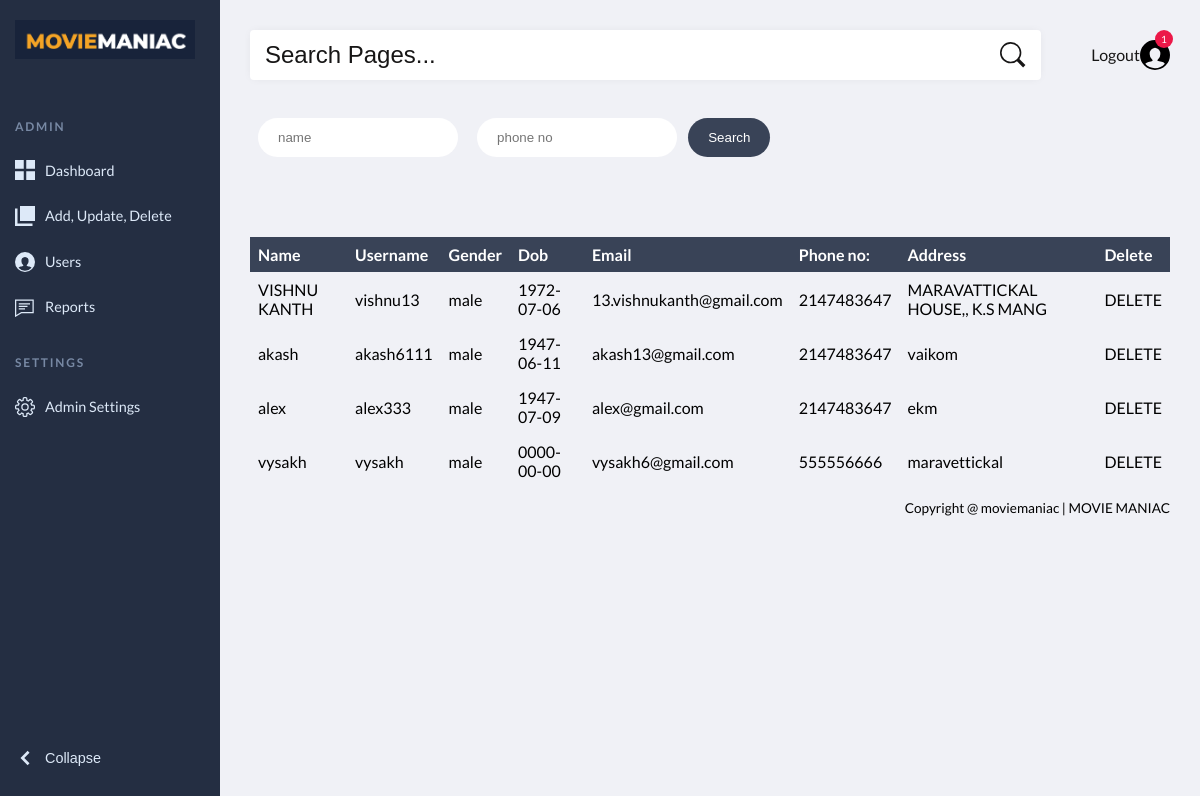
Page /viewusers.php on the committed database.
### tables this page shows
CREATE TABLE IF NOT EXISTS `register` (
  `name` varchar(20) NOT NULL,
  `age` int(3) NOT NULL,
  `dob` date NOT NULL,
  `gender` varchar(10) NOT NULL,
  `address` varchar(50) NOT NULL,
  `email` varchar(30) NOT NULL,
  `phno` int(10) NOT NULL,
  `username` varchar(20) NOT NULL,
  `password` varchar(20) NOT NULL
);

### viewusers.php (the view, shortened to what this page needs)
<?php
 include("conn.php");
 include("adminheader.php");
   $no=0;
   if(!isset($_GET['nosearch']) AND !isset($_GET['namesearch'])){
       $sql = "SELECT * FROM register";
        $res=mysqli_query($conn,$sql);
        $no=mysqli_num_rows($res);
      }
?>
<!DOCTYPE html>
<html>
<head>
<link rel="stylesheet" href="adminstyle.css">
</head>
<body>
<?php
include("adminheaderfuc.php")
?>
<form class="sea" method="get" action="" >
  <input class="sear" type="text" name="namesearch" placeholder="name" value="<?php if(isset($_GET['namesearch'])) echo $_GET['namesearch']; ?>">
  <input class="searc" type="tel" name="nosearch" placeholder="phone no" value="<?php if(isset($_GET['nosearch'])) echo $_GET['nosearch']; ?>">
  <input type="submit"   name="submit" value="Search">
</form>
<?php
if($no>0)
{
?>
<br><br><br>
<table>
  <tr>
    <th>Name</th>
    <th>Username</th>
    <th>Gender</th>
    <th>Dob</th>
    <th>Email</th>
    <th>Phone no:</th>
    <th>Address</th>
    <th>Delete</th>
  </tr>
<?php
  while($r=mysqli_fetch_array($res))
  {
?>
<tr>
    <td><?php echo $r['name']; ?></td>
    <td><?php echo $r['username']; ?></td>
    <td><?php echo $r['gender']; ?></td>
    <td><?php echo $r['dob']; ?></td>
    <td><?php echo $r['email']; ?></td>
    <td><?php echo $r['phno']; ?></td>
    <td><?php echo $r['address']; ?></td>
    <td><a href="delusers.php?username=<?php echo $r['username']; ?>" onClick="return check()">DELETE</a></td>
</tr>
<?php
  }
?>
</table>
<?php
  }
  else
  {
?>
<br><br><br><br><br><br><br><br><br><br><br><br>
<p> <?php echo "No Records!!!!!!!!"; ?></p>
<?php
  }
?>
<?php
include("adminfooter.php");
?>
</body>
</html>

### adminstyle.css (style rules this page uses)
:root { --page-header-bgColor: #242e42; --page-header-bgColor-hover: #1d2636; --page-header-txtColor: #dde9f8; --page-header-headingColor: #7889a4; --page-header-width: 220px; --page-content-bgColor: #f0f1f6; --page-content-txtColor: #171616; --page-content-blockColor: #fff; --white: #fff; --black: #333; --blue: #00b9eb; --red: #ec1848; --border-radius: 4px; --box-shadow: 0 0 10px -2px rgba(0, 0, 0, 0.075); }
* { padding: 0; margin: 0; box-sizing: border-box; }
a, button { color: inherit; }
a { text-decoration: none; }
input { -webkit-appearance: none; }
button, input { border: none; }
body { font: 16px/1.5 "Lato", sans-serif; }

### viewusers.php (style rules this page uses)
form { position: center; }
.sea .sear { width:200px; border-radius: 20px; padding: 12px 20px; margin: 8px 8px; }
.sea .searc { width:200px; border-radius: 20px; margin: 8px 8px; padding: 12px 20px; }
a { text-decoration: none; }
th { background-color: #394357; color: white; text-align: left; padding: 8px; }
table { border-collapse: collapse; width: 100%; }
td { text-align: left; padding: 8px; color: black; border-radius: 20px; }
input[type=submit] { background-color:#394357 ; padding: 12px 20px; border-radius: 20px; color:white }

### rows in the picture
register: name "VISHNU KANTH", username "vishnu13", gender "male", dob "1972-07-06", email "13.vishnukanth@gmail.com", phno "2147483647", address "MARAVATTICKAL HOUSE,, K.S MANG"
register: name "akash", username "akash6111", gender "male", dob "1947-06-11", email "akash13@gmail.com", phno "2147483647", address "vaikom"
register: name "alex", username "alex333", gender "male", dob "1947-07-09", email "alex@gmail.com", phno "2147483647", address "ekm"
register: name "vysakh", username "vysakh", gender "male", dob "0000-00-00", email "vysakh6@gmail.com", phno "555556666", address "maravettickal"
